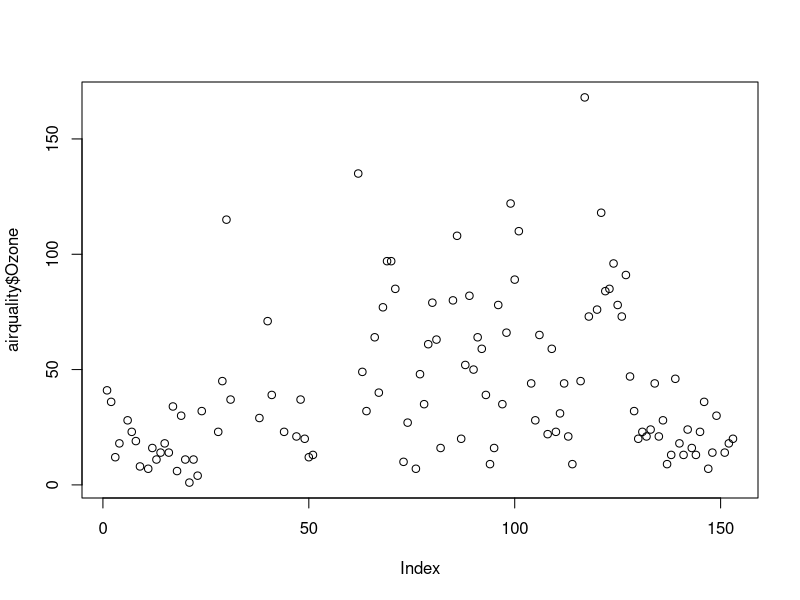
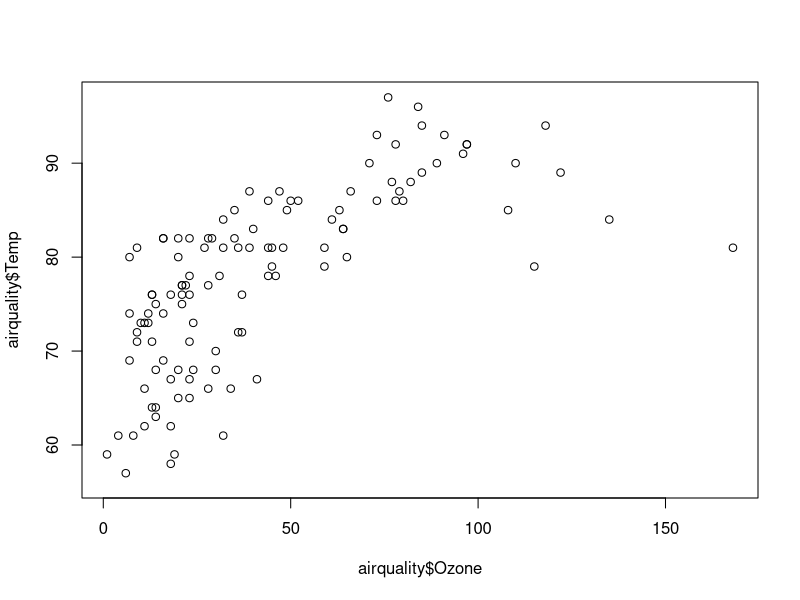
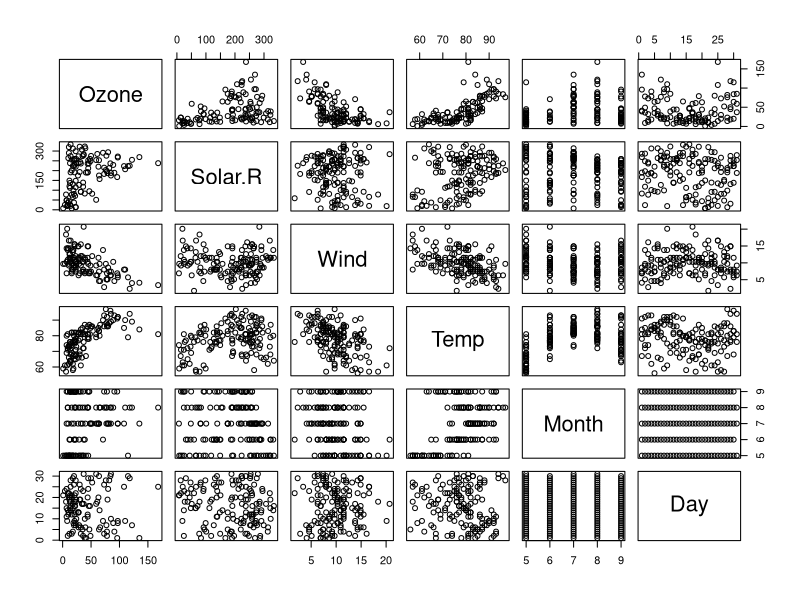
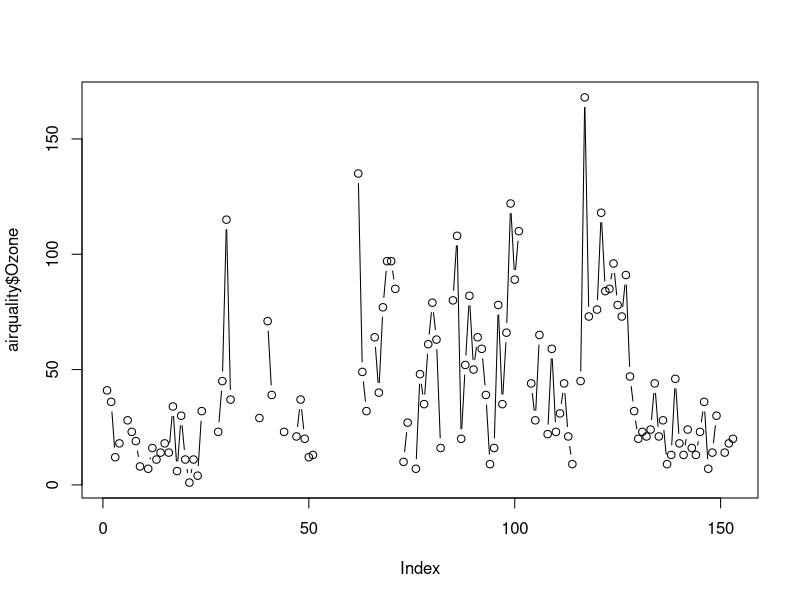
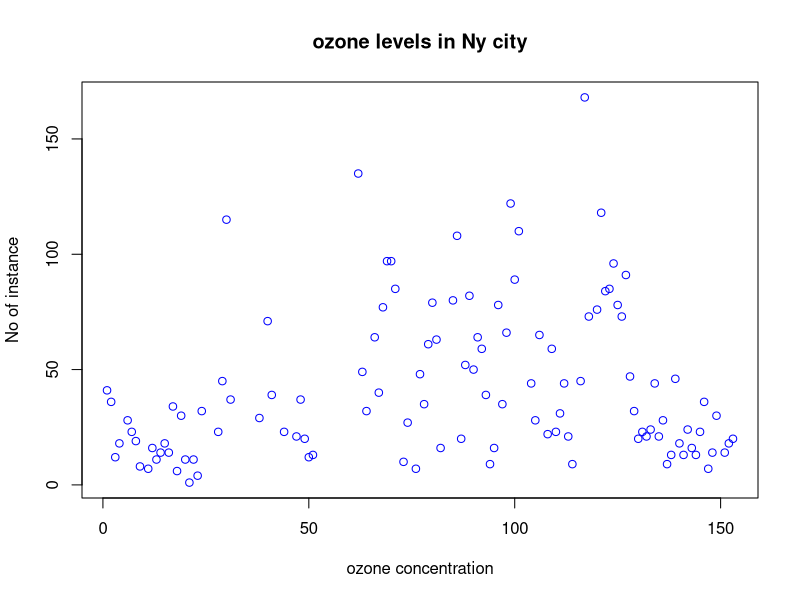
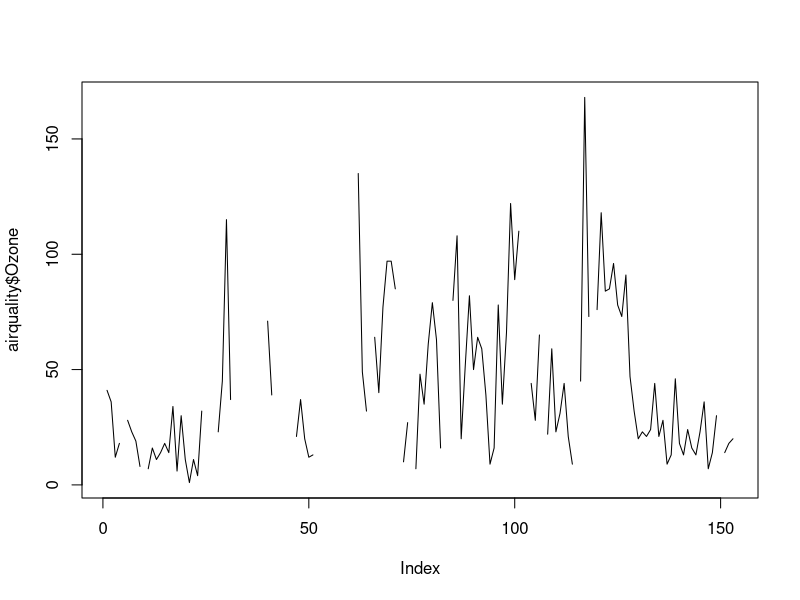
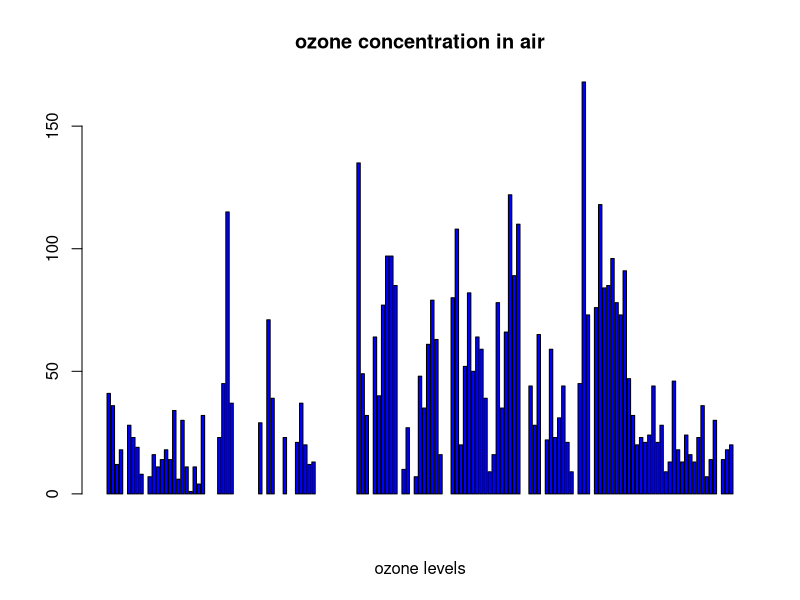
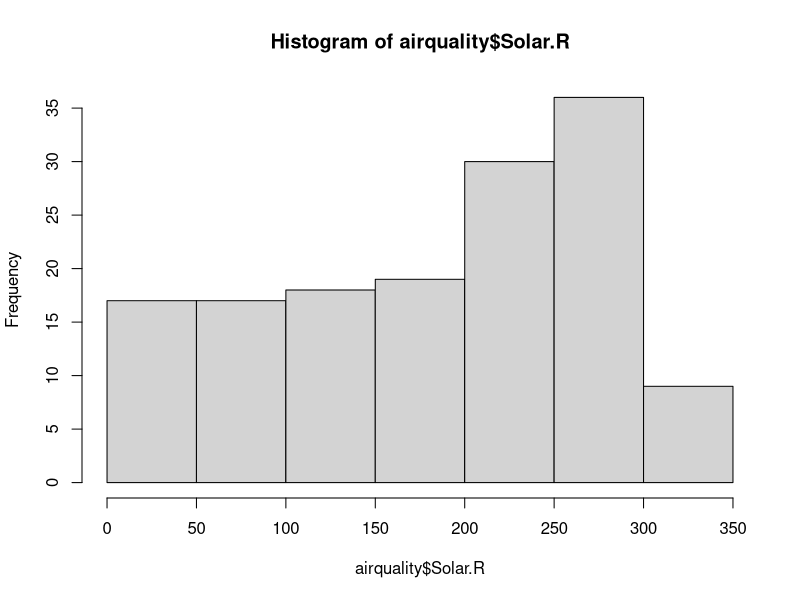

Recreate these plots in R, in order.
library(datasets)
data("airquality")
#airquality=read.csv('C:\Users\home\Documents\R\win-library\3.5')
head(airquality)
tail(airquality)
airquality[,c(1,2)]
airquality$Ozone
###################
summary(airquality$Temp)
summary(airquality)
###################
plot(airquality$Ozone)
plot(airquality$Ozone,airquality$Temp)
plot(airquality)
#points and lines
plot(airquality$Ozone,type='b')#p:points,l:lines,b:both
plot(airquality$Ozone,xlab = 'ozone concentration',ylab='No of instance',main='ozone levels in Ny city',col='blue')
plot(airquality$Ozone,type='l')#p:points,l:lines,b:both
#horizontal bar plot
barplot(airquality$Ozone,main ='ozone concentration in air',xlab ='ozone levels',col = 'blue',horiz = F)
#Histogram
hist(airquality$Solar.R)
hist(airquality$Solar.R,main='solar radiation values in air',xlab ='solar rad',col = 'blue')
#single box plot
boxplot(airquality$Solar.R)
#multiple box plots
boxplot(airquality[,1:4],main='multiple')
#margin of the grid(mar),
#No of rows and columns(mfrow)
#whether a border is to be include(bty)
#and position of the
#lebels(las:1 for horizontal,las:0 for vartical)
#bty-box around the plot
par(mfrow=c(3,3),mar=c(2,5,2,1),las=1,bty='n')

plot(airquality$Ozone)
plot(airquality$Ozone,airquality$Wind)
plot(airquality$Ozone,type='l')
plot(airquality$Ozone,type='l')
plot(airquality$Ozone,type='l')
barplot(airquality$Ozone,main='ozone concenteration in air',xlab='ozone levels',col='green',horiz=TRUE)
hist(airquality$Solar.R)
boxplot(airquality$Solar.R)
boxplot(airquality[,0:4],main='Multiple box Plots')

